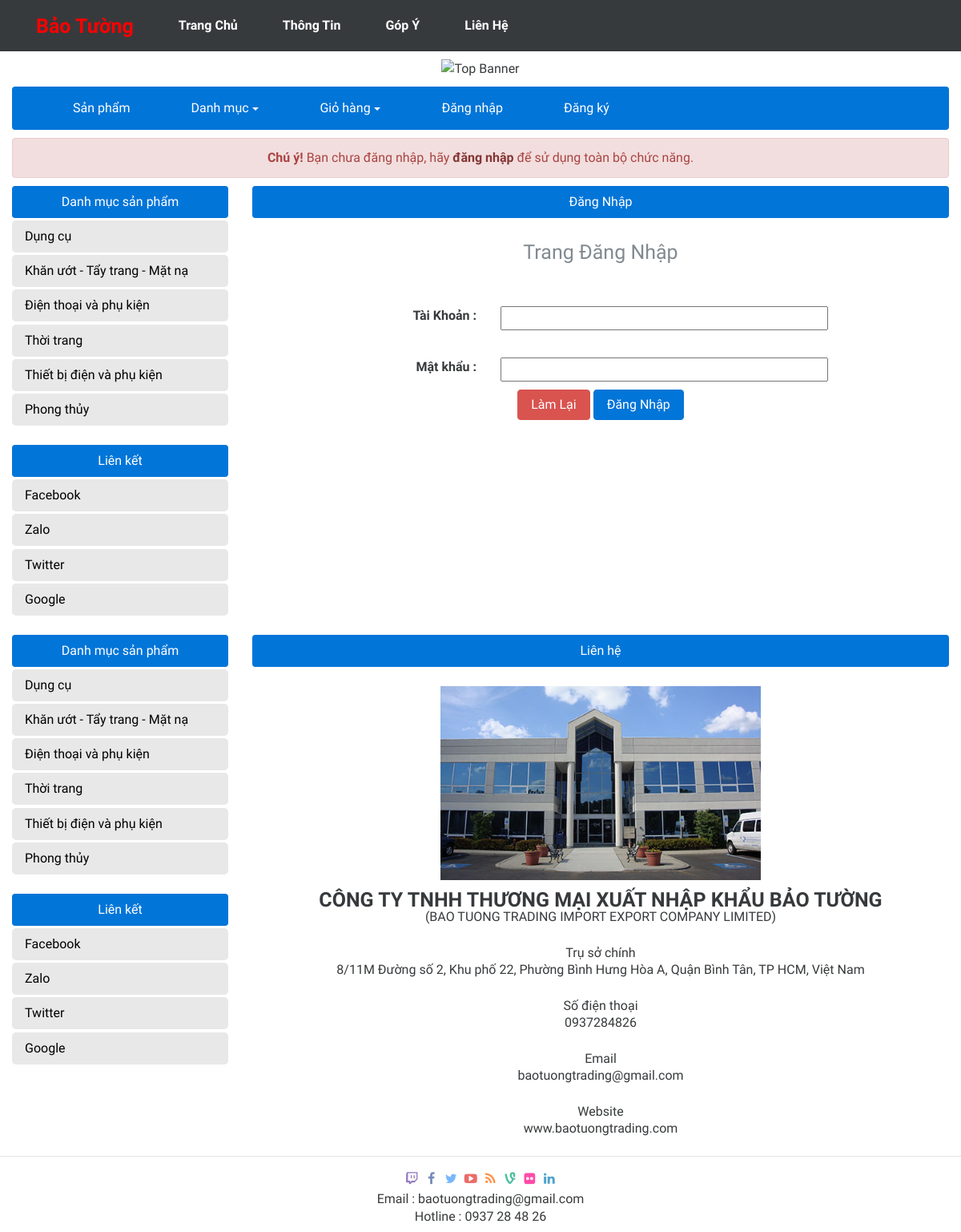
/index.php?page=login, run on the app's committed database.
### tables this page shows
CREATE TABLE `category` (
  `catid` int(100) NOT NULL,
  `catname` varchar(200) NOT NULL,
  `catname_none` varchar(200) NOT NULL
);

### class/Db.class.php (called while the page is built, shortened)
<?php
class Db{
	private $conn = null;
	public function __construct()
	{
		$host ="mysql:host=". HOST."; dbname=". DB_NAME;
		try
		{
			$this->conn = new PDO($host, DB_USER, DB_PASS);
			$this->conn->query("set names 'utf8' ");
		}
		catch (PDOException $e)
		{
			echo "Error Connect to Database";
		}
	}
	public function __destruct()
	{
		$this->conn = null;
	}
	private function query($sql, $arr = array(), $mode = PDO::FETCH_ASSOC)
	{
		$pre = $this->conn->prepare($sql);
		if(!$pre->execute($arr))
		{
			echo "Không thể thực thi"; exit;
		}
		return $pre->fetchAll($mode);
	}
	public function select($sql, $arr = array(), $mode = PDO::FETCH_ASSOC)
	{
		return $this->query($sql, $arr, $mode);
	}
}
?>

### class/Cat.class.php (called while the page is built)
<?php
  class Cat extends Db{
    public function SelectAllCat()
	{
	$sql = "SELECT * FROM category";
	return $this->select($sql);
	}
  }
 ?>

### inc/menu-left.php (the view)
<div class="col-sm-3">
  <ul class="nav nav-pills nav-stacked">
    <li class="nav-item">
      <a href="#" class="nav-link active">Danh mục sản phẩm</a>
    </li>
    <?php
      $cat = new Cat();
      $rows = $cat->SelectAllCat();
      foreach ($rows as $row) {
        $catid = $row["catid"];
     ?>
    <li class="nav-item">
      <a href="index.php?catid=<?php echo $catid; ?>" class="nav-link"><?php echo $row["catname"]; ?></a>
    </li>
    <?php
    }
    ?>
  </ul>
  <br>
  <ul class="nav nav-pills nav-stacked">
    <li class="nav-item">
      <a href="#" class="nav-link active">Liên kết</a>
    </li>
    <li class="nav-item">
      <a href="#" class="nav-link">Facebook</a>
    </li>
    <li class="nav-item">
      <a href="#" class="nav-link">Zalo</a>
    </li>
    <li class="nav-item">
      <a href="#" class="nav-link">Twitter</a>
    </li>
    <li class="nav-item">
      <a href="#" class="nav-link">Google</a>
    </li>
  </ul>
</div>

### style/style.css (style rules this page uses)
body { font-family: 'Fira Sans Extra Condensed', sans-serif; }
.menu-left a.nav-link { font-family: 'Fira Sans Extra Condensed', sans-serif; color: black; font-weight: 400; }
.menu-left li.nav-item { background-color: #e8e8e8; border-radius: 5px; }

### data on the page
category: catname "Dụng cụ"
category: catname "Khăn ướt - Tẩy trang - Mặt nạ"
category: catname "Điện thoại và phụ kiện"
category: catname "Thời trang"
category: catname "Thiết bị điện và phụ kiện"
category: catname "Phong thủy"
